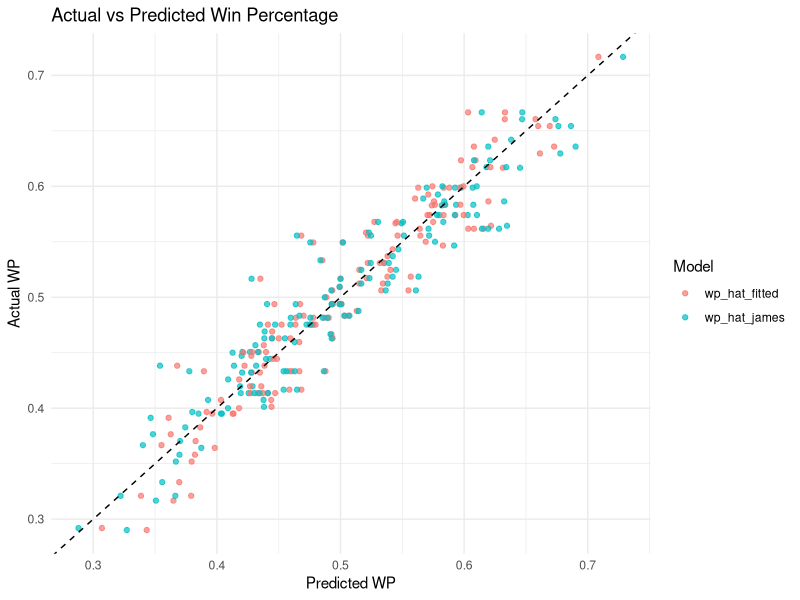
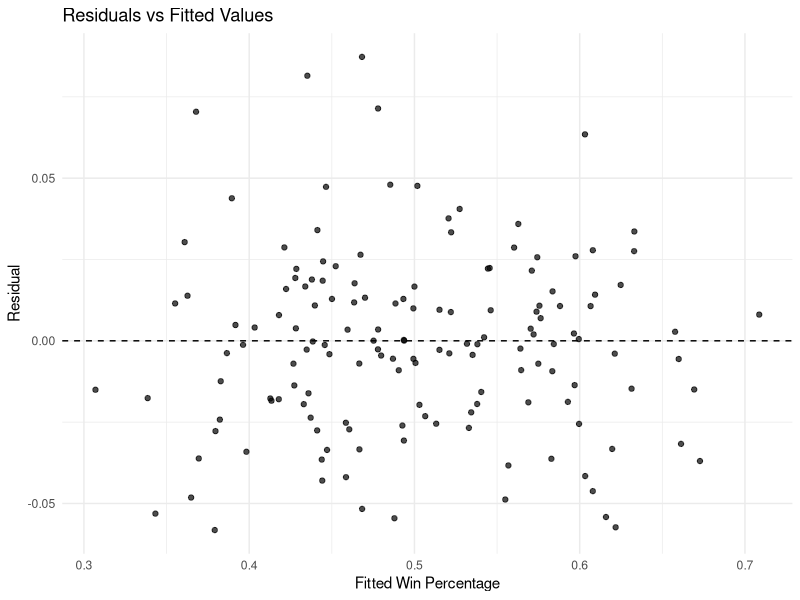
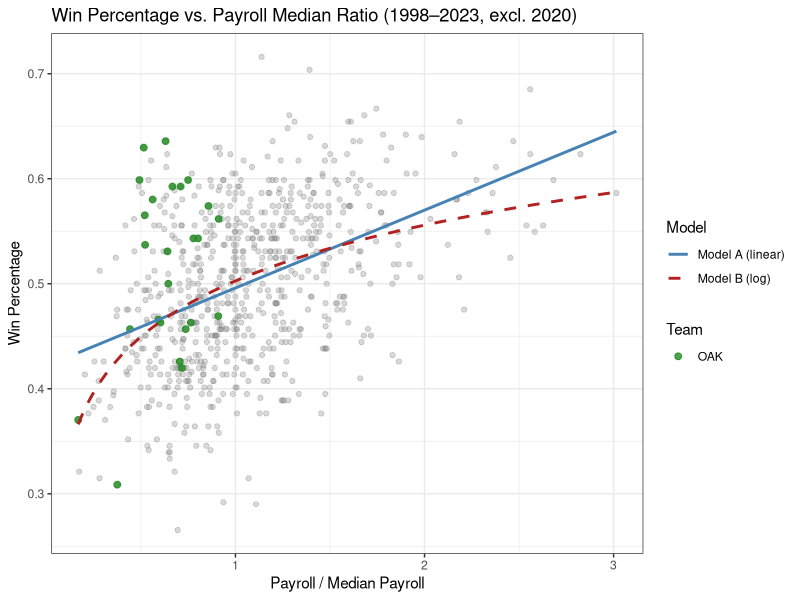
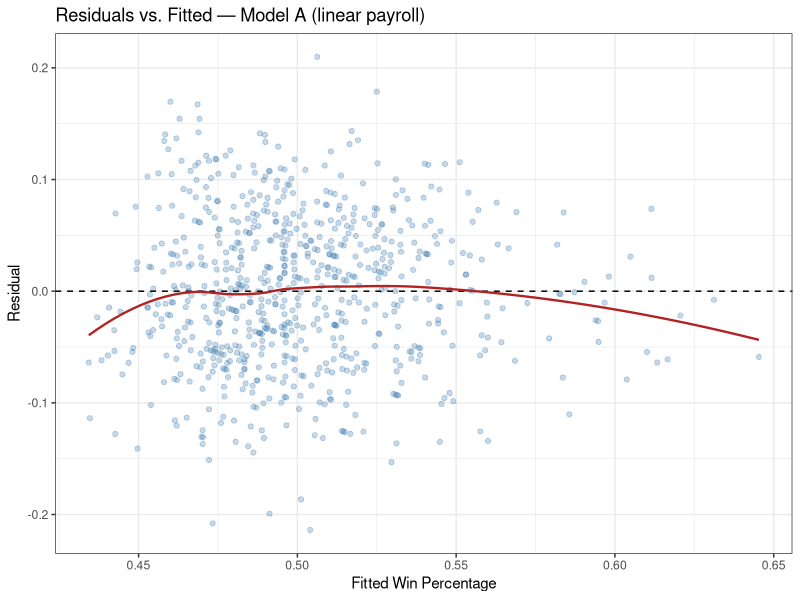
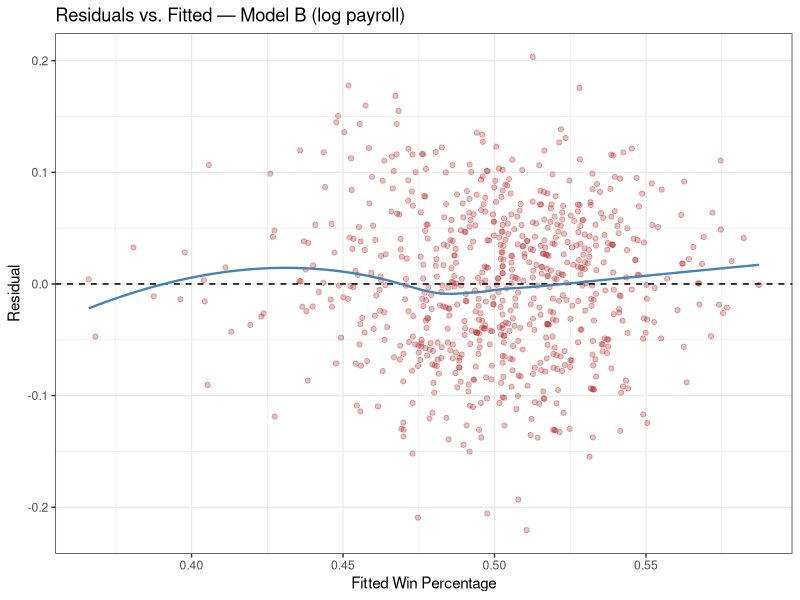
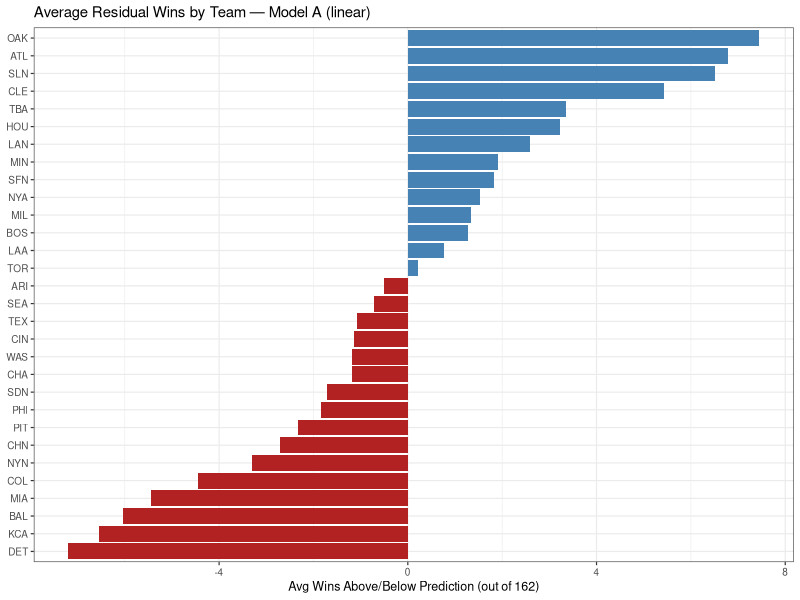
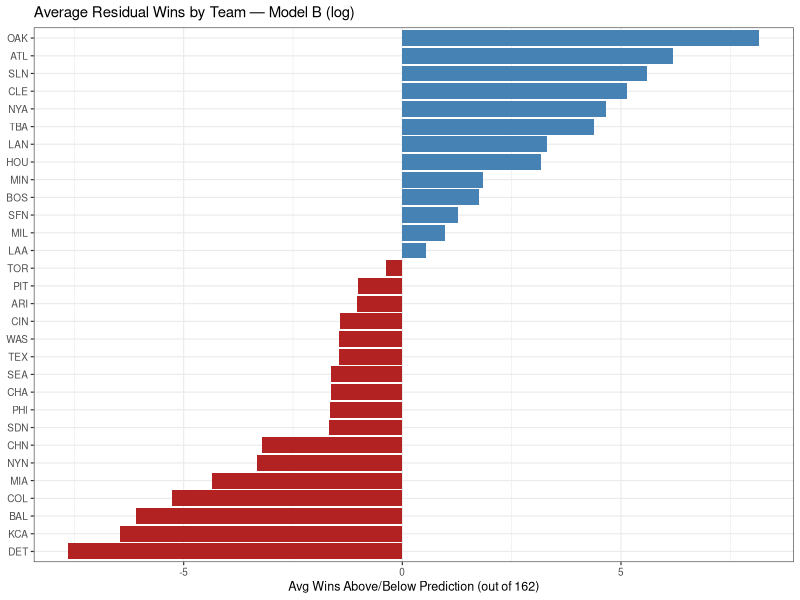

Reproduce these figures in R, in order.
#############
### SETUP ###
#############

# install.packages(c("ggplot2", "tidyverse"))
library(ggplot2)
library(tidyverse)

##############
### PART 1 ###
##############

# load team-season data
mlb_team_seasons = read_csv("../data/01_mlb-team-seasons.csv")

# transform variables used in the Pythagorean exponent model
pythag_data = mlb_team_seasons %>%
  mutate(
    logit_wp = log(WP / (1 - WP)),
    log_rs_ra = log(RS / RA)
  )



#Task 1:

model = lm(logit_wp ~ 0 + log_rs_ra, data = pythag_data)
model
alpha_hat = coef(model)[1]
alpha_hat
#This gives me an alpha value of 1.8


#Task 2:

helper = function(rs, ra, alpha) {
  rs^alpha / (rs^alpha + ra^alpha)
}

rmse = function(actual, predicted) {
  sqrt(mean((actual - predicted)^2))
}


pythag_data = pythag_data %>%
  mutate(
    wp_hat_fitted = helper(RS, RA, alpha_hat),
    wp_hat_james = helper(RS, RA, 2)
  )

rmse_fitted = rmse(pythag_data$WP,
                   pythag_data$wp_hat_fitted)



rmse_james = rmse(pythag_data$WP,
                  pythag_data$wp_hat_james)

rmse_fitted
rmse_james

#Based on this, the fitted rmse is 0.0278 while the non-fitted is 0.0293

#Code for the plots:
plot_data = pythag_data %>%
  select(WP,
         wp_hat_fitted,
         wp_hat_james) %>%
  pivot_longer(
    cols = c(wp_hat_fitted, wp_hat_james),
    names_to = "model",
    values_to = "predicted_wp"
  )

ggplot(plot_data,
       aes(x = predicted_wp,
           y = WP,
           color = model)) +
  geom_point(alpha = 0.7) +
  geom_abline(slope = 1,
              intercept = 0,
              linetype = "dashed") +
  labs(
    title = "Actual vs Predicted Win Percentage",
    x = "Predicted WP",
    y = "Actual WP",
    color = "Model"
  ) +
  theme_minimal()

#Task 3:
#As mentioned before, the estimated value of alpha is 1.8

alpha_se = summary(model)$coefficients[1, 2]
alpha_se
#This gives a standard error of 0.0499

confint(model, level = 0.95)
#This gives me a confidence interval of [1.701, 1.898]

#This confidence interval means that the true exponent value for this formula
#is between 1.701 and 1.898 with a 95% likelihood. This means that an alpha 
#value of 2 is close but not plausible since it does not fall in the range. 


#Task 4:
pythag_data = pythag_data %>%
  mutate(
    fitted_wp = wp_hat_fitted,
    residuals = WP - fitted_wp
  )

ggplot(pythag_data,
       aes(x = fitted_wp,
           y = residuals)) +
  geom_point(alpha = 0.7) +
  geom_hline(yintercept = 0,
             linetype = "dashed") +
  labs(
    title = "Residuals vs Fitted Values",
    x = "Fitted Win Percentage",
    y = "Residual"
  ) +
  theme_minimal()

#If the linear model is reasonable, the residuals should be randomly scattered.
#There seems to be a tighter spread of residuals as the fitted win percentage
#increases, suggesting there might be some slight issue with the model. 




##############
### PART 2 ###
##############

# load payroll data
mlb_payrolls = read_csv("../data/01_mlb-payrolls.csv")

# remove 2020 covid-shortened season
payroll_data = mlb_payrolls %>%
  filter(year_id != 2020)

print(payroll_data)



#Task 1:
# Fit model A: wp ~ payroll_median_ratio (linear)
model_A = lm(wp ~ payroll_median_ratio, data = payroll_data)

# Fit model B: wp ~ log_payroll_median_ratio (log-linear)
model_B = lm(wp ~ log_payroll_median_ratio, data = payroll_data)

# Build smooth prediction curves for plotting
x_seq   = seq(min(payroll_data$payroll_median_ratio),
              max(payroll_data$payroll_median_ratio), length.out = 300)
pred_df = tibble(
  payroll_median_ratio     = x_seq,
  log_payroll_median_ratio = log(x_seq),
  fit_A = predict(model_A, newdata = tibble(payroll_median_ratio = x_seq)),
  fit_B = predict(model_B, newdata = tibble(log_payroll_median_ratio = log(x_seq)))
)

# Label Oakland A's and Yankees for highlighting
highlight = payroll_data %>%
  filter(team_id %in% c("OAK", "NYY"))

p1 = ggplot(payroll_data, aes(x = payroll_median_ratio, y = wp)) +
  geom_point(alpha = 0.3, color = "gray50", size = 1.5) +
  geom_point(data = highlight,
             aes(color = team_id), size = 2, alpha = 0.8) +
  geom_line(data = pred_df, aes(y = fit_A, linetype = "Model A (linear)"),
            color = "steelblue", linewidth = 1) +
  geom_line(data = pred_df, aes(y = fit_B, linetype = "Model B (log)"),
            color = "firebrick", linewidth = 1) +
  scale_color_manual(values = c("OAK" = "forestgreen", "NYY" = "navy"),
                     name = "Team") +
  scale_linetype_manual(values = c("Model A (linear)" = "solid",
                                   "Model B (log)"    = "dashed"),
                        name = "Model") +
  labs(title = "Win Percentage vs. Payroll Median Ratio (1998–2023, excl. 2020)",
       x     = "Payroll / Median Payroll",
       y     = "Win Percentage") +
  theme_bw()

p1





#Task 2: 
payroll_data = payroll_data %>%
  mutate(
    pred_A   = predict(model_A),
    pred_B   = predict(model_B),
    resid_A  = wp - pred_A,
    resid_B  = wp - pred_B
  )
#This gives all of the differences between predicted and actual
#model B is the one with the logs



# -- Residual plot: Model A --
p2a = ggplot(payroll_data, aes(x = pred_A, y = resid_A)) +
  geom_point(alpha = 0.3, size = 1.5, color = "steelblue") +
  geom_hline(yintercept = 0, linetype = "dashed") +
  geom_smooth(method = "loess", se = FALSE, color = "firebrick", linewidth = 0.8) +
  labs(title = "Residuals vs. Fitted — Model A (linear payroll)",
       x = "Fitted Win Percentage", y = "Residual") +
  theme_bw()

p2a



# -- Residual plot: Model B --
p2b = ggplot(payroll_data, aes(x = pred_B, y = resid_B)) +
  geom_point(alpha = 0.3, size = 1.5, color = "firebrick") +
  geom_hline(yintercept = 0, linetype = "dashed") +
  geom_smooth(method = "loess", se = FALSE, color = "steelblue", linewidth = 0.8) +
  labs(title = "Residuals vs. Fitted — Model B (log payroll)",
       x = "Fitted Win Percentage", y = "Residual") +
  theme_bw()

p2b

#The graphs for both of these models have curvatures, suggesting that
#neither model is perfectly accurate



# -- Per-team average residuals (converted to wins out of 162) --
team_avg = payroll_data %>%
  group_by(team_id) %>%
  summarise(
    avg_resid_A = mean(resid_A) * 162,
    avg_resid_B = mean(resid_B) * 162,
    .groups = "drop"
  )

# Model A: ordered bar chart
p2c = team_avg %>%
  mutate(team_id = fct_reorder(team_id, avg_resid_A)) %>%
  ggplot(aes(x = team_id, y = avg_resid_A,
             fill = avg_resid_A > 0)) +
  geom_col(show.legend = FALSE) +
  scale_fill_manual(values = c("TRUE" = "steelblue", "FALSE" = "firebrick")) +
  coord_flip() +
  labs(title = "Average Residual Wins by Team — Model A (linear)",
       x = NULL, y = "Avg Wins Above/Below Prediction (out of 162)") +
  theme_bw(base_size = 9)

p2c




# Model B: ordered bar chart
p2d = team_avg %>%
  mutate(team_id = fct_reorder(team_id, avg_resid_B)) %>%
  ggplot(aes(x = team_id, y = avg_resid_B,
             fill = avg_resid_B > 0)) +
  geom_col(show.legend = FALSE) +
  scale_fill_manual(values = c("TRUE" = "steelblue", "FALSE" = "firebrick")) +
  coord_flip() +
  labs(title = "Average Residual Wins by Team — Model B (log)",
       x = NULL, y = "Avg Wins Above/Below Prediction (out of 162)") +
  theme_bw(base_size = 9)

p2d





#Task 3: 
selected = payroll_data %>%
  filter(team_id == "ATL", year_id == 2002)

# Use Model B (log) — the better-fitting model — for interval estimates
new_obs = tibble(log_payroll_median_ratio = selected$log_payroll_median_ratio)

fitted_val = predict(model_B, newdata = new_obs)
ci         = predict(model_B, newdata = new_obs, interval = "confidence", level = 0.95)
pi         = predict(model_B, newdata = new_obs, interval = "prediction", level = 0.95)

cat("Fitted WP (Model B):", round(fitted_val, 4), "\n\n")

#Confidence interval
cat("  [", round(ci[, "lwr"], 4), ",", round(ci[, "upr"], 4), "]\n\n")

#Prediction interval:
cat("  [", round(pi[, "lwr"], 4), ",", round(pi[, "upr"], 4), "]\n\n")

#The prediction interval is wider because it accounts for any individual
#team's variation, which is greater than the variation for an arbitrary
#team of that payroll level
